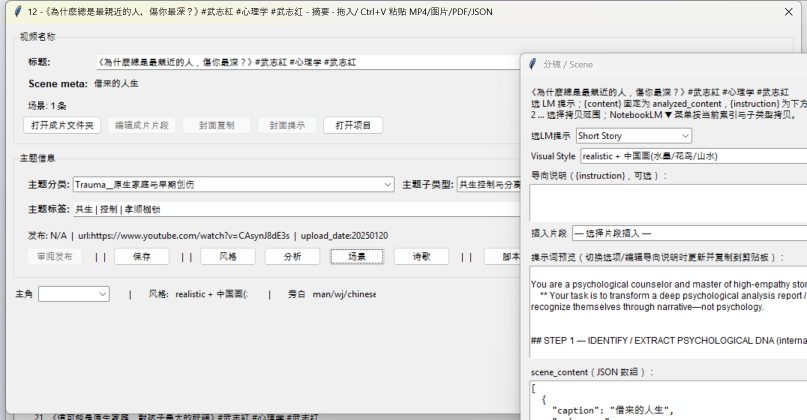
#> input picture hermes/scene_panel_open.png, 1614 x 839 px, found by its file name (shown at 1/2 size)
$ python find_combo2.py
#> lines starting #> are read from the running program, lines starting #| are printed output that depends on the picture; after the words box and inside, x2 and y2 are one past the last pixel; in counts of white or black regions, pixels touching at a corner belong together
import cv2, numpy as np
im = cv2.imread('hermes/scene_panel_open.png')
#> im is the input picture: shape (839, 1614, 3); mean B, G, R 233.1, 233.4, 233.5
H,W,_=im.shape
#> H = 839; W = 1614
g = cv2.cvtColor(im, cv2.COLOR_BGR2GRAY)
bg = int(np.median(g))
#> bg = 240
x0=1029
# Band for 选LM提示 combobox: y 250..300 (just below the label at ~262)
band = im[250:305, x0:1404]
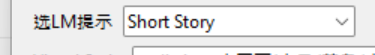
#> band: shape (55, 375, 3); mean B, G, R 230.6, 230.5, 230.7
bg2 = int(np.median(cv2.cvtColor(band,cv2.COLOR_BGR2GRAY)))
#> bg2 = 240
# find the combobox field: a row of horizontal edges (top/bottom border)
edges = cv2.Canny(cv2.cvtColor(band,cv2.COLOR_BGR2GRAY),40,120)
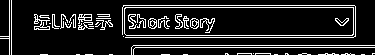
#> edges: shape (55, 375); 13.3% white in thin lines or dots
row_edges = edges.sum(axis=1)
#> row_edges = 55 values, max 62220 at index 45, min 510 at index 0, mean 12712.9
print("band rows with >80 edge px (local y 0..55):", [i for i in range(len(row_edges)) if row_edges[i]>80])
#> (printed output is left out)
# Find the dropdown arrow on the right: a small box near right edge of field
# The field spans most of panel width; locate text 'Short Story' glyphs to know vertical center
glyph = (cv2.cvtColor(band,cv2.COLOR_BGR2GRAY).astype(int)-bg2) < -25
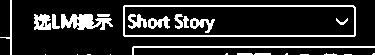
#> glyph: shape (55, 375) bool; 15.9% white; 25 white regions (10 under 20 px), largest, box (x1, y1, x2, y2) and area: (123, 5, 356, 37) 1039, (61, 14, 113, 30) 521, (132, 46, 375, 55) 499
colcount = glyph.sum(axis=0)
#> colcount = 375 values, max 55 at index 10, min 0 at index 12, mean 8.74
# text x-range
xs=np.where(colcount>=4)[0]
#> xs = 307 values from 10 to 374
print("text x-range in band (local):", (int(xs.min()),int(xs.max())) if len(xs) else "none")
#| text x-range in band (local): (10, 374)
# The combobox field box: look at the full panel width for a bordered rectangle near y~270-295
# Save band crop for vision
cv2.imwrite('hermes/combo_lm_band.png', band)
print("saved hermes/combo_lm_band.png shape", band.shape)
#| saved hermes/combo_lm_band.png shape (55, 375, 3)
